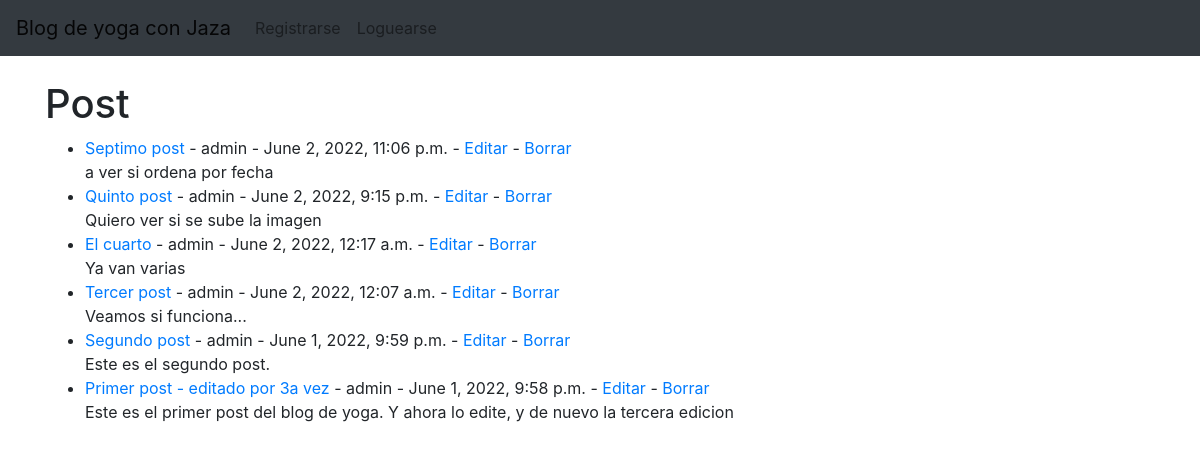
Before: / with the older database file.
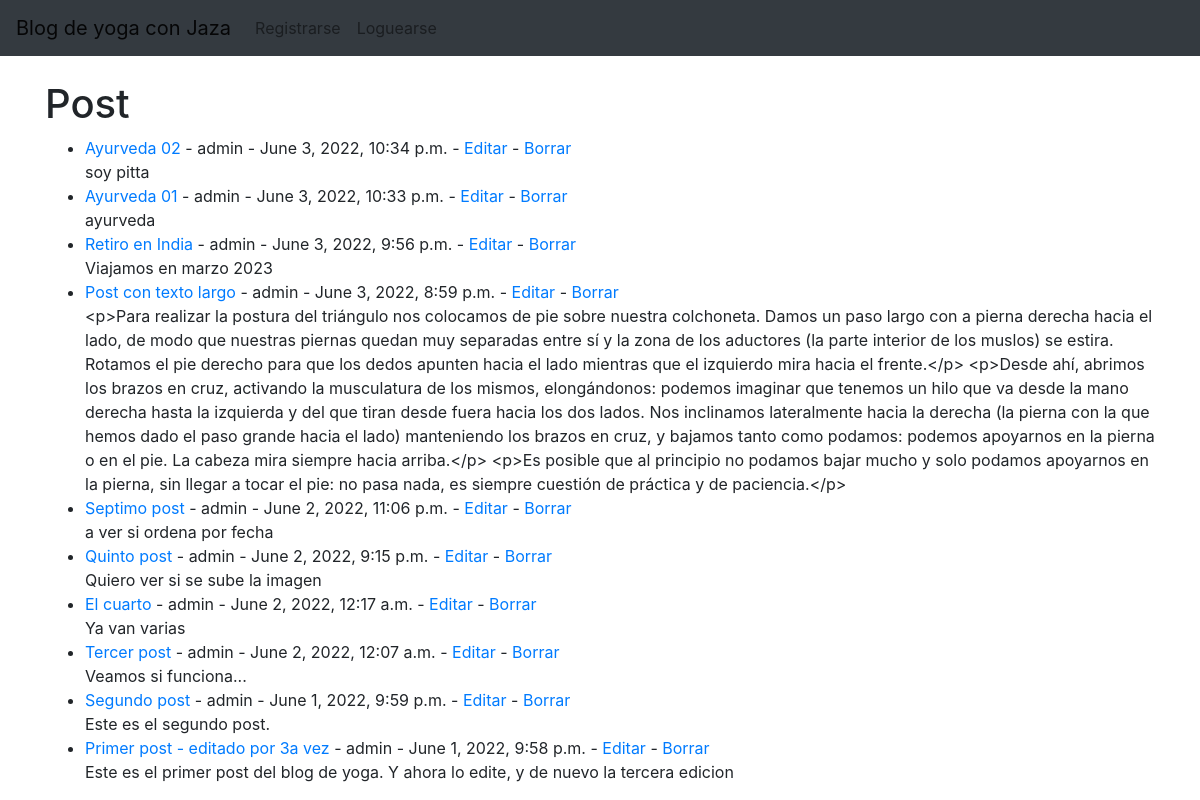
After: the same page with the newer database file.
### AppBlogYoga/models.py (models this page shows, shortened)
class Post(models.Model):
    titulo=models.CharField(max_length=200)
    subtitulo=models.CharField(max_length=200)
    cuerpo=models.TextField()
    autor=models.ForeignKey(User, on_delete=models.CASCADE)
    fecha=models.DateTimeField(auto_now_add=True)
    imagen=models.ImageField(upload_to='blog/', blank=True, null=True)
    categoria=models.CharField(max_length=200, default='yoga')

### AppBlogYoga/views.py (the view)
# urls.py: path('', HomeView.as_view(), name='home'),
class HomeView(ListView):
    model = Post
    template_name = 'home.html'
    ordering=['-fecha']

### AppBlogYoga/templates/home.html
{% extends 'padre.html' %}
{% block content %}
<h1>Post</h1>
<ul>
{% for post in object_list %}
    <li><a href="{% url 'detailPost' post.pk %}">{{ post.titulo }}</a>
    - {{ post.autor }} - {{post.fecha}} -
    <a href="{% url 'updatePost' post.pk %}">Editar</a>
    - <a href="{% url 'deletePost' post.pk %}">Borrar</a>
    <br/>
    {{ post.cuerpo }}</li>
{% endfor %}
</ul>
{% endblock %}

### AppBlogYoga/templates/padre.html (shortened to what this page needs)
<!doctype html>
<html lang="en">
  <head>
    <link rel="stylesheet" href="https://cdn.jsdelivr.net/npm/bootstrap@4.6.1/dist/css/bootstrap.min.css">
  </head>
  <body>
    <nav class="navbar navbar-expand-lg navbar-light bg-dark">
        <a class="navbar-brand" href="{% url 'home' %}">Blog de yoga con Jaza</a>
        <div class="collapse navbar-collapse" id="navbarSupportedContent">
          <ul class="navbar-nav mr-auto">
            {% if user.is_authenticated %}
            <li class="nav-item">
              <a class="nav-link" href="{% url 'createPost' %}">Crear post</a>
            </li>
            <li class="nav-item">
              <a class="nav-link" href="{% url 'createCategory' %}">Crear categoría</a>
            </li>
            <li class="nav-item">
              <a class="nav-link" href="{% url 'logout' %}">Desloguearse</a>
            </li>
            {% else %}
            <li class="nav-item">
              <a class="nav-link" href="{% url 'register' %}">Registrarse</a>
            </li>
            <li class="nav-item">
              <a class="nav-link" href="{% url 'login' %}">Loguearse</a>
            </li>
            {% endif %}
          </ul>
        </div>
      </nav>
    <br/>
    <div class="container">
        {% block content %}
        {% endblock %}
    </div>
  </body>
</html>

Changed rows visible on the page:
added Post: titulo "Ayurveda 02", autor "admin", fecha "June 3, 2022, 10:34 p.m.", cuerpo "soy pitta"
added Post: titulo "Ayurveda 01", autor "admin", fecha "June 3, 2022, 10:33 p.m.", cuerpo "ayurveda"
added Post: titulo "Retiro en India", autor "admin", fecha "June 3, 2022, 9:56 p.m.", cuerpo "Viajamos en marzo 2023"
added Post: titulo "Post con texto largo", autor "admin", fecha "June 3, 2022, 8:59 p.m.", cuerpo "<p>Para realizar la postura del triángulo nos colocamos de pie sobre nuestra colchoneta. Damos un paso largo con a pierna derecha hacia el lado, de modo que nuestras piernas quedan muy separadas entre sí y la zona de los aductores (la parte interior de los muslos) se estira. Rotamos el pie derecho para que los dedos apunten hacia el lado mientras que el izquierdo mira hacia el frente.</p> <p>Desde ahí, abrimos los brazos en cruz, activando la musculatura de los mismos, elongándonos: podemos imaginar que tenemos un hilo que va desde la mano derecha hasta la izquierda y del que tiran desde fuera hacia los dos lados. Nos inclinamos lateralmente hacia la derecha (la pierna con la que hemos dado…"
